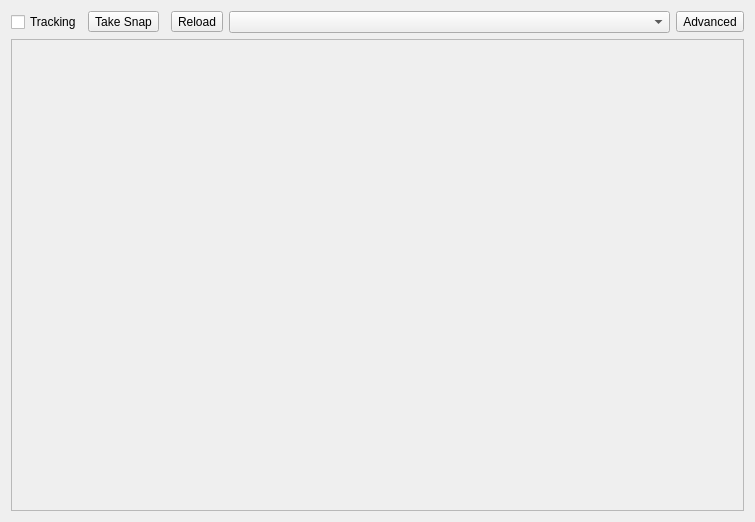
<?xml version="1.0" encoding="UTF-8"?>
<ui version="4.0">
 <class>TrackingUI</class>
 <widget class="QDialog" name="TrackingUI">
  <property name="geometry">
   <rect>
    <x>0</x>
    <y>0</y>
    <width>755</width>
    <height>522</height>
   </rect>
  </property>
  <property name="windowTitle">
   <string>Dialog</string>
  </property>
  <layout class="QGridLayout" name="gridLayout">
   <item row="0" column="2">
    <widget class="QToolButton" name="btnsnap">
     <property name="sizePolicy">
      <sizepolicy hsizetype="Fixed" vsizetype="Fixed">
       <horstretch>2</horstretch>
       <verstretch>0</verstretch>
      </sizepolicy>
     </property>
     <property name="text">
      <string>Take Snap</string>
     </property>
    </widget>
   </item>
   <item row="0" column="1">
    <widget class="QCheckBox" name="checktracking">
     <property name="sizePolicy">
      <sizepolicy hsizetype="Minimum" vsizetype="Fixed">
       <horstretch>0</horstretch>
       <verstretch>0</verstretch>
      </sizepolicy>
     </property>
     <property name="text">
      <string>Tracking</string>
     </property>
    </widget>
   </item>
   <item row="0" column="4">
    <widget class="QToolButton" name="btnreload">
     <property name="sizePolicy">
      <sizepolicy hsizetype="Fixed" vsizetype="Fixed">
       <horstretch>2</horstretch>
       <verstretch>0</verstretch>
      </sizepolicy>
     </property>
     <property name="text">
      <string>Reload</string>
     </property>
    </widget>
   </item>
   <item row="0" column="5">
    <widget class="QComboBox" name="combocameras">
     <property name="sizePolicy">
      <sizepolicy hsizetype="Preferred" vsizetype="Fixed">
       <horstretch>4</horstretch>
       <verstretch>0</verstretch>
      </sizepolicy>
     </property>
    </widget>
   </item>
   <item row="0" column="6">
    <widget class="QToolButton" name="btnadvanced">
     <property name="text">
      <string>Advanced</string>
     </property>
    </widget>
   </item>
   <item row="2" column="1" colspan="6">
    <widget class="QFrame" name="frameview">
     <property name="frameShape">
      <enum>QFrame::StyledPanel</enum>
     </property>
     <property name="frameShadow">
      <enum>QFrame::Raised</enum>
     </property>
     <layout class="QGridLayout" name="gridLayout_2"/>
    </widget>
   </item>
  </layout>
  <action name="actionTakeSnap">
   <property name="text">
    <string>takeSnap</string>
   </property>
   <property name="toolTip">
    <string>Take a SnapShot when Tracking is Active</string>
   </property>
   <property name="shortcut">
    <string>Space</string>
   </property>
  </action>
  <action name="actionAdvanced">
   <property name="text">
    <string>advanced</string>
   </property>
   <property name="toolTip">
    <string>Call special configuration for real-time Stitching</string>
   </property>
  </action>
 </widget>
 <resources/>
 <connections/>
</ui>
